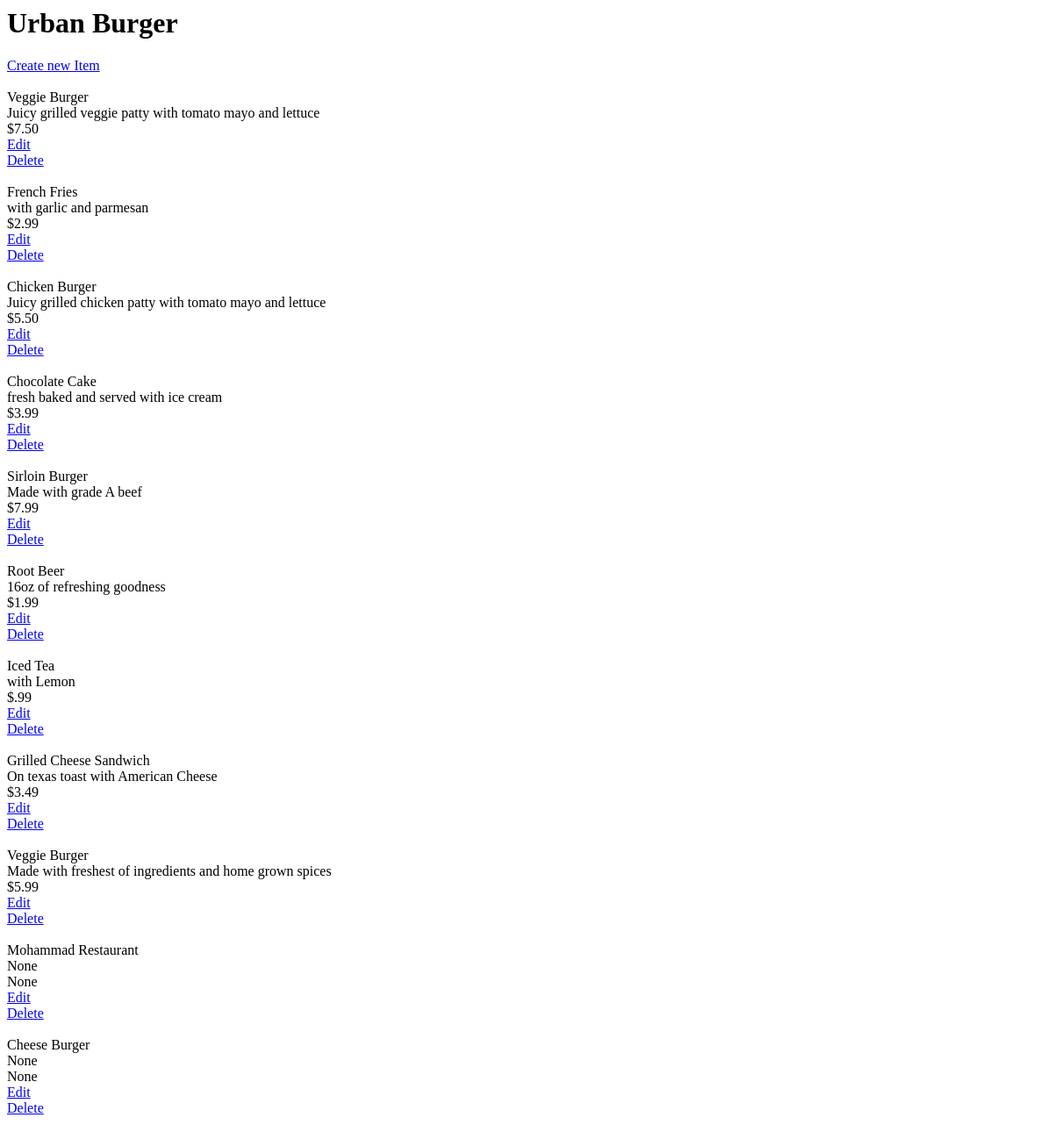
The page /restaurants/1/ on the database as committed earlier.
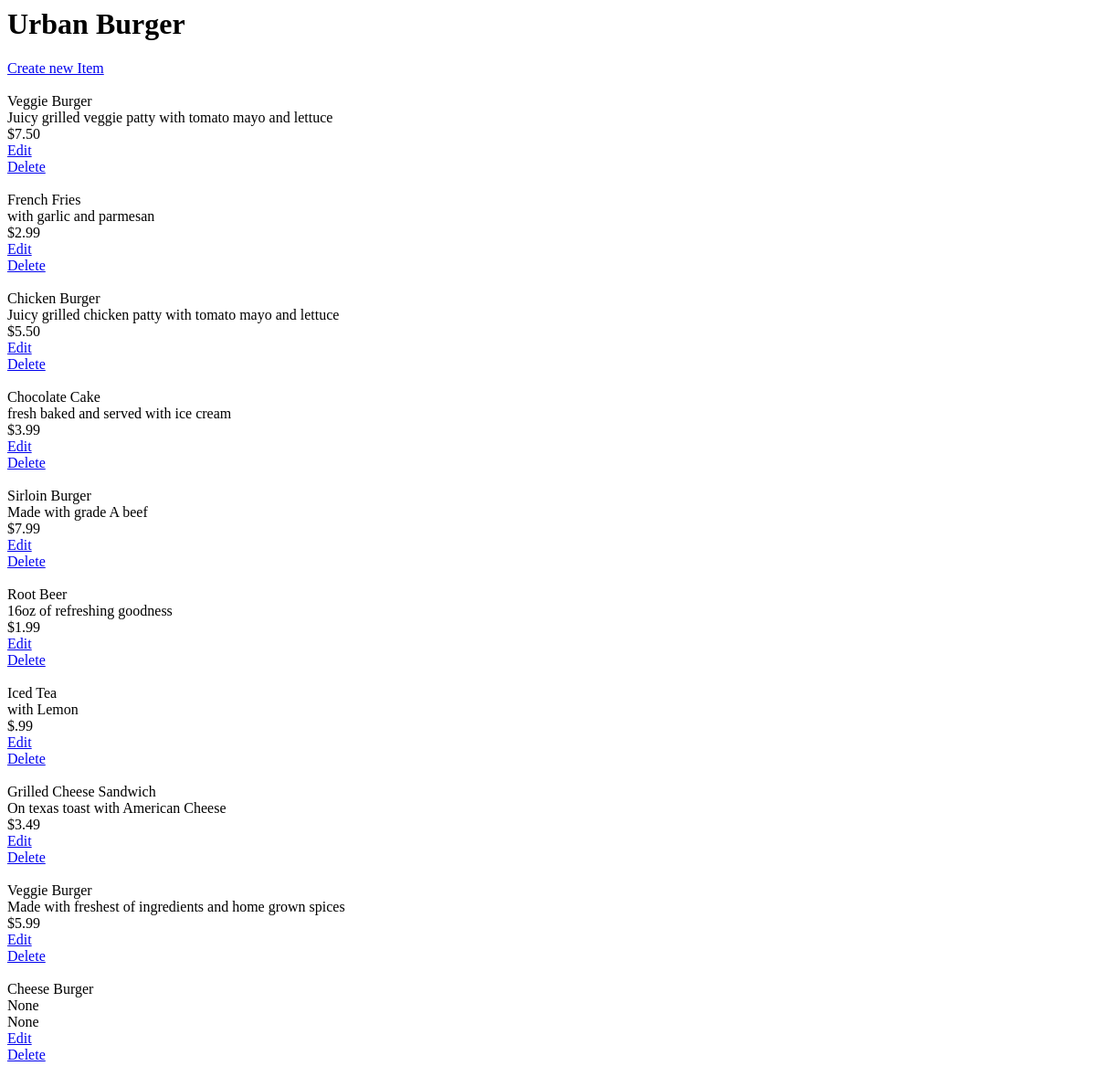
The same page on the database as committed later.
### database_setup.py (models this page shows, shortened)
class MenuItem(Base):
    __tablename__ = 'menu_item'
    name =Column(String(80), nullable = False)
    id = Column(Integer, primary_key = True)
    description = Column(String(250))
    price = Column(String(8))
    course = Column(String(250))
    restaurant_id = Column(Integer,ForeignKey('restaurant.id'))
    restaurant = relationship(Restaurant)

### project.py (the view, shortened to what this page needs)
@app.route('/')
@app.route('/restaurants/<int:restaurant_id>/')
def restaurantMenu(restaurant_id):
    restaurant = session.query(Restaurant).filter_by(id =
                 restaurant_id).one()
    items = session.query(MenuItem).filter_by(restaurant_id =
                                              restaurant_id)
    return render_template('menu.html', restaurant = restaurant, items = items)

### templates/menu.html (shortened to what this page needs)
<html>
<body>
<h1>  {{restaurant.name}} </h1>
<a href='{{ url_for('newMenuItem', restaurant_id = restaurant.id) }}'>
Create new Item </a>
{% for i in items %}
 {{i.name}}
{{i.description}}
{{i.price}}
<a href= '{{url_for('editMenuItem', restaurant_id = restaurant.id, menu_id = i.id) }}'> Edit </a>
<a href= '{{url_for('deleteMenuItem', restaurant_id = restaurant.id, menu_id = i.id) }}'> Delete </a>
{% endfor %}
</body>
</html>

Rows that differ between the two databases and show on the page:
removed MenuItem: name "Mohammad Restaurant", description "None", price "None"
